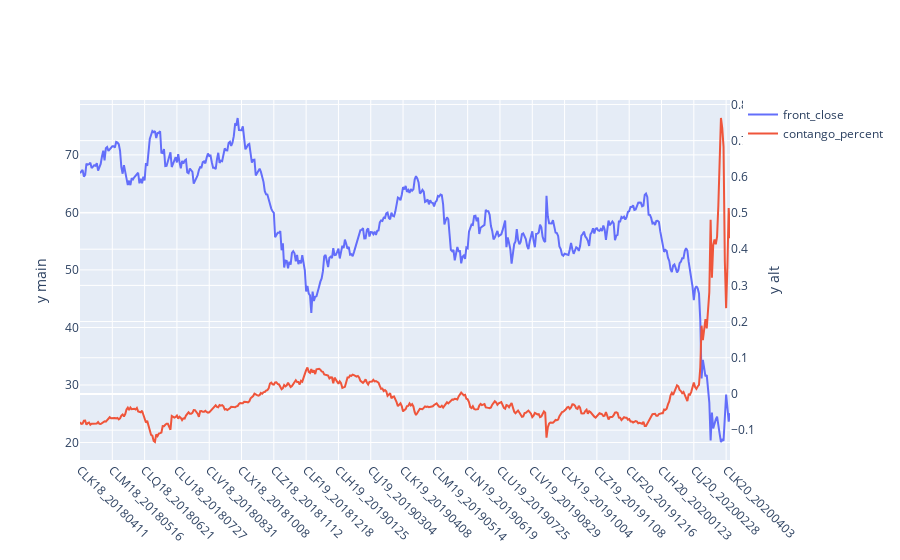

The notebook cell this image was saved under:
### Markdown cell above
### display the *```contango_percent```* historically, which is the percent difference between the front contract and the back contract

### Code cell
df_temp = df_csm_close_percent[['yyyymmdd','front',1,12]].copy()
df_temp['x'] = df_temp.apply(lambda r: f'{r.front}_{r.yyyymmdd}',axis=1)
df_temp['contango_percent'] = df_temp.apply(lambda r: r[12] - r[1],axis=1)
df_temp['front_close'] = df_csm_close2[1].values
iplot(plotly_plot(df_temp[['x','front_close','contango_percent']],x_column='x',yaxis2_cols=['contango_percent']))

### Figure 1 — Plotly figure (JSON) as saved in the notebook; plotly's stock layout.template omitted (floating-point values rounded to 4 significant figures; data arrays with more than 128 entries replaced by an {"elided": "..."} marker saying what was removed)
{"data": [{"name": "front_close", "type": "scatter", "x": {"elided": "504 str values"}, "y": {"elided": "504 float values"}, "yaxis": "y"}, {"name": "contango_percent", "type": "scatter", "x": {"elided": "504 str values"}, "y": {"elided": "504 float values"}, "yaxis": "y2"}], "layout": {"margin": {"b": 100}, "xaxis": {"tickangle": 45, "ticktext": ["CLK18_20180411", "CLM18_20180516", "CLQ18_20180621", "CLU18_20180727", "CLV18_20180831", "CLX18_20181008", "CLZ18_20181112", "CLF19_20181218", "CLH19_20190125", "CLJ19_20190304", "CLK19_20190408", "CLM19_20190514", "CLN19_20190619", "CLU19_20190725", "CLV19_20190829", "CLX19_20191004", "CLZ19_20191108", "CLF20_20191216", "CLH20_20200123", "CLJ20_20200228", "CLK20_20200403"], "tickvals": ["CLK18_20180411", "CLM18_20180516", "CLQ18_20180621", "CLU18_20180727", "CLV18_20180831", "CLX18_20181008", "CLZ18_20181112", "CLF19_20181218", "CLH19_20190125", "CLJ19_20190304", "CLK19_20190408", "CLM19_20190514", "CLN19_20190619", "CLU19_20190725", "CLV19_20190829", "CLX19_20191004", "CLZ19_20191108", "CLF20_20191216", "CLH20_20200123", "CLJ20_20200228", "CLK20_20200403"], "type": "category"}, "yaxis": {"title": {"text": "y main"}}, "yaxis2": {"overlaying": "y", "side": "right", "title": {"text": "y alt"}}}}
